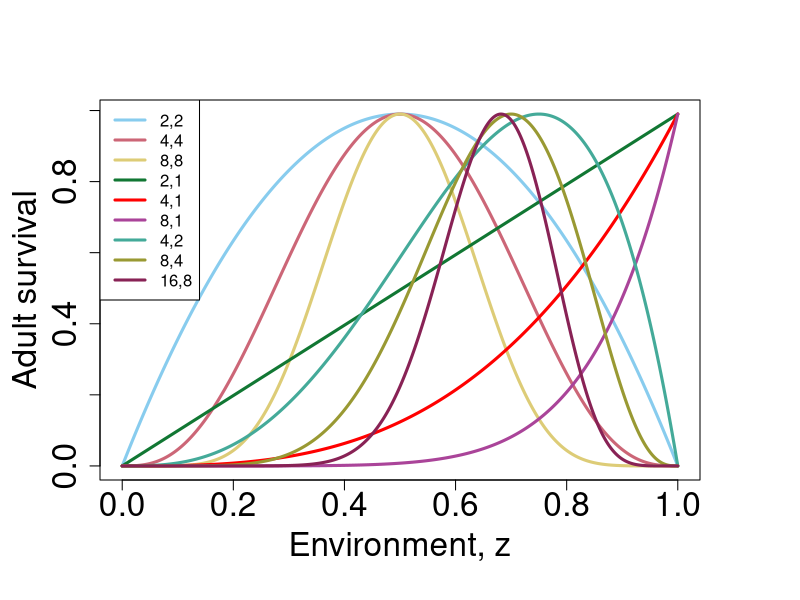

The R source for this figure:
# Make Fig. A2.1 for manuscript entitled "Testing for demographic lability: 
# what should the baseline environment be?" 
# by William Morris and Daniel Doak
# "XXXXXXXXXXXXXXXXXXXXXXXXXXXXXXX"

# The figure plot adult survival vs driver z using the modified Beta probability 
# density function given my eq. (A2.1) in appendix 2 of the manuscript

graphics.off()

safe_colorblind_palette <- c("#88CCEE", "#CC6677", "#DDCC77", "#117733", "red", "#AA4499", 
                             "#44AA99", "#999933", "#882255", "#661100", "#6699CC", "#888888")
alphas=c(2,4,8,2,4,8,4,8,16)
betas=c(2,4,8,1,1,1,2,4,8)
# to plot just one function: 
# alphas=c(8); betas=c(1)
na=length(alphas)
modes=(alphas-1)/(alphas+betas-2)
z=seq(0,1,.001)
nz=length(z)
y=matrix(0,nz,na)
for(c in 1:na){
  y[,c]=0.99*dbeta(z,alphas[c],betas[c])/dbeta(modes[c],alphas[c],betas[c])
}
windows()
par(mar = c(5, 4, 4, 4) + 1)  # Leave space for z axis
matplot(z,y,type='l',lty='solid',lwd=3,cex.axis=2,xlab='Environment, z',ylab='Adult survival',
        cex.lab=2,col=safe_colorblind_palette)
legend("topleft",c('2,2','4,4','8,8','2,1','4,1','8,1','4,2','8,4','16,8'),lty='solid',lwd=3,
       col=safe_colorblind_palette)
